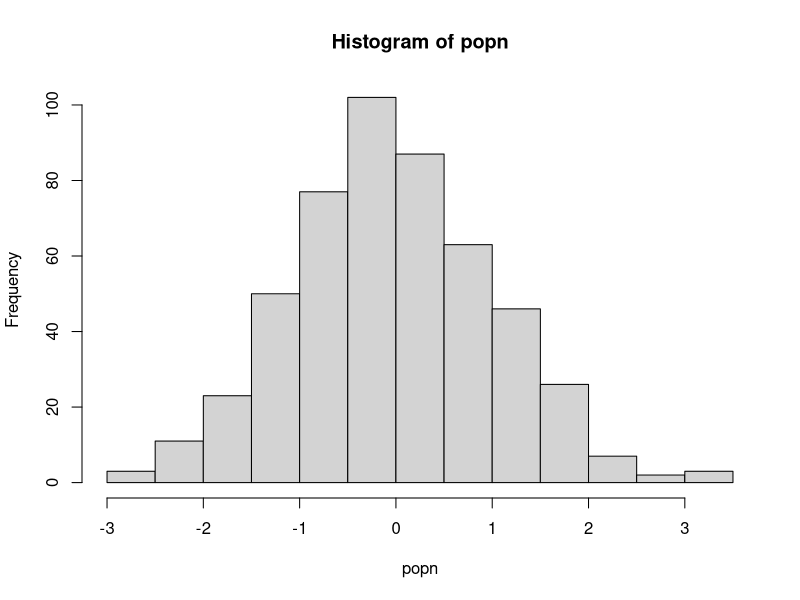

Generate this figure with R:
#Author: Amy Feakes
#Script: try.R
#Description: catching errors
#Date: Oct 2022


####CATCHING ERRORS####

#this function runs a simulation - taking the mean of a population
#ONLY if 30 unique samples are obtained (stop command)
doit <- function(x) {
  temp_x <- sample(x, replace =TRUE)
  if(length(unique(temp_x)) > 30) { #only take mean if sample was suffiecient 
    print(paste("Mean of this sample was:", as.character(mean(temp_x))))
    }
  else {
    stop("Couldnt calculate mean: too few unique vales!")
  }
}
#generates a population 
set.seed(1345) #again, to get the same results for illustration 
popn <- rnorm(500)
hist(popn)
#this repeats the sampling exerecies 15 times 
#lapply(1:15, function(i) doit(popn))
#using try function 
#false - supresses any error messages, but the results contain them
result <- lapply(1:15, function(i) try(doit(popn), FALSE)) 
class(result)
result #large output 
#to store the results manually, using a loop 
result<- vector("list", 15) #pre allocated
for(i in 1:15){
  result[[i]] <- try(doit(popn), FALSE)
}

  





